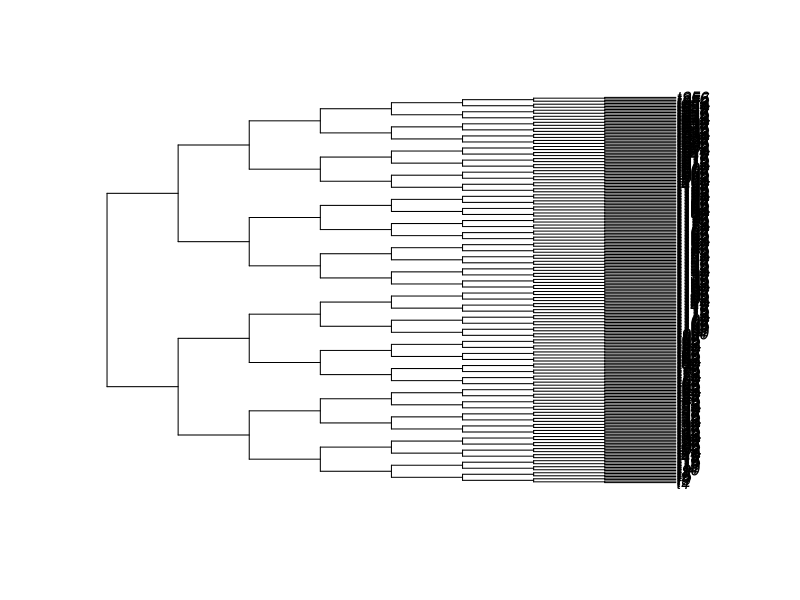
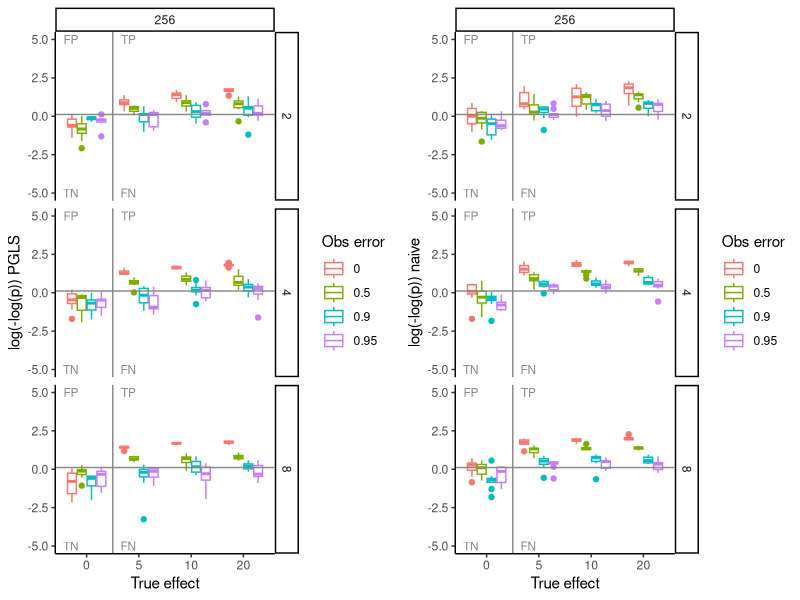
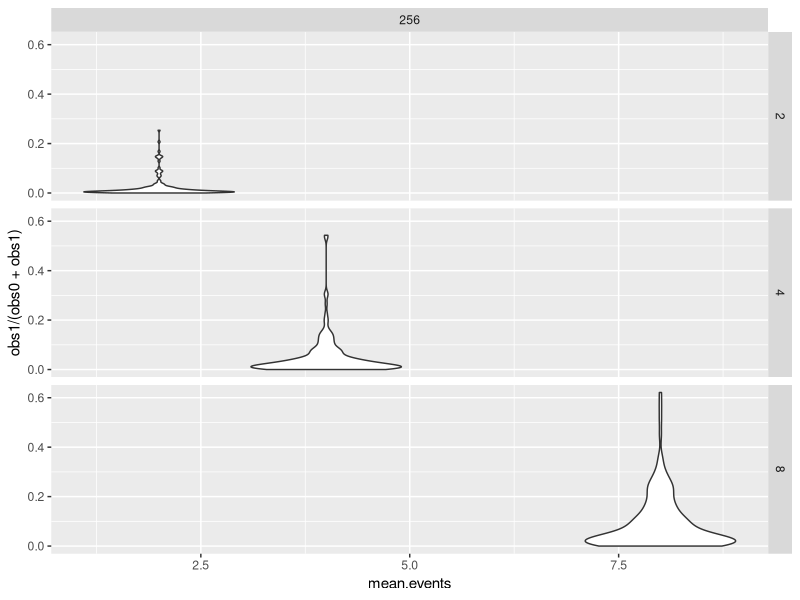
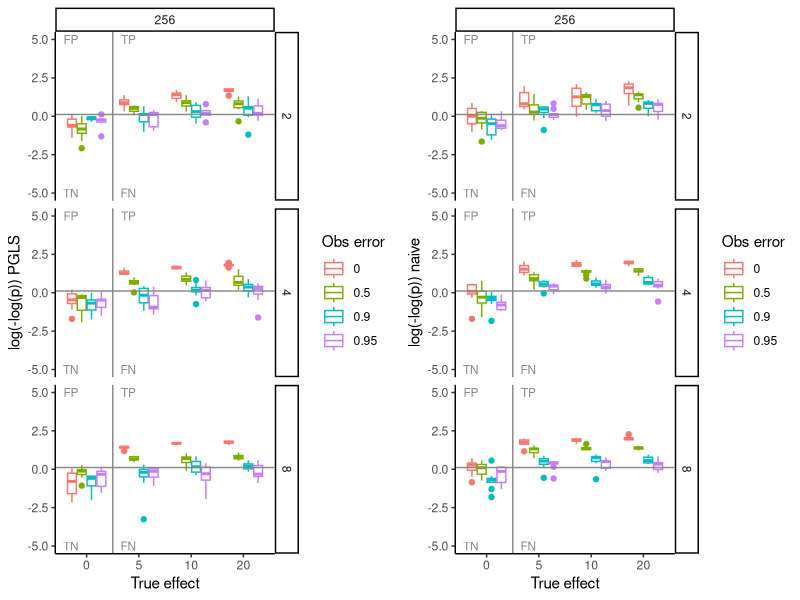
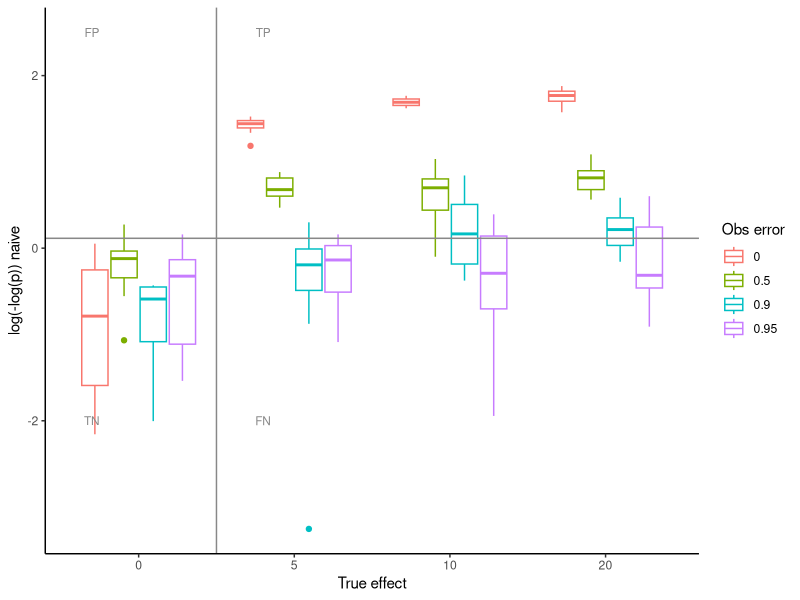
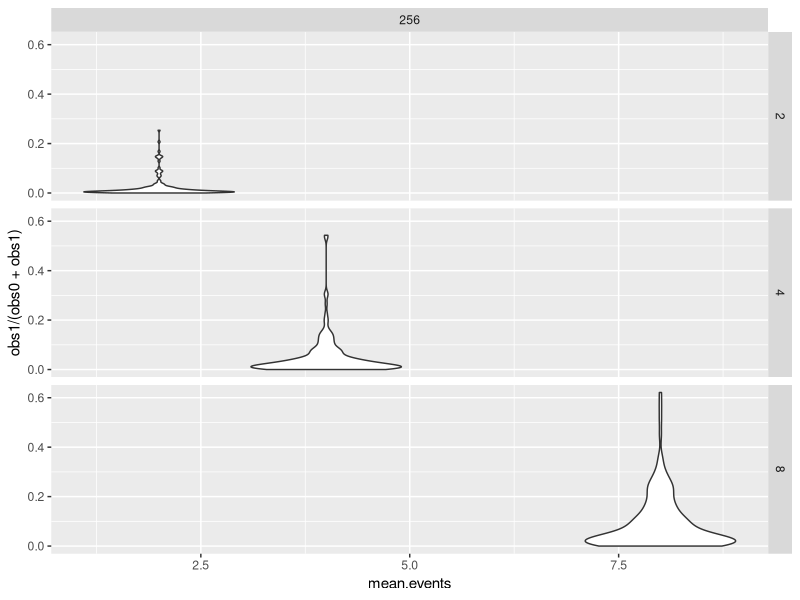

The R source for these figures, in order:
library(phytools)
library(phangorn)
library(nlme)
library(ggplot2)
library(gridExtra)

# explores the power of PGLS to find correlations under some awkward conditions
# (i) the variables x and y are not well-behaved: x is binary and y discrete, and the rate of decrease of y depends on x
# (ii) x is not observed perfectly: p01 is the probability of seeing a 1 when x=0 and p10 the probability of seeing a 0 when x=1
#      [note for things like parasitism I think p01=0]
# x starts at 0 and has some probability of irreversibly changing to 1 at each step on the tree
# model.correlated determines whether y does depend on x or not; 10 samples are run for each case
# other variables are tree size and average number of x transitions

# this code focuses on PGLS and looks at more extreme data occlusion: up to 95% of positive predictor values are now observed as negatives

# initialise results frame and experiment counter
pvals = obs.stats = data.frame()
expt = 0

# we'll only look at one tree size here -- this structure is from other versions of the code
for(tree.size in 2**c(8)) {
  # create balanced tree with 2^n nodes
  my.tree = stree(tree.size, "balanced")
  my.tree$node.label = as.character(1:my.tree$Nnode)
  tree.labels = c(my.tree$tip.label, my.tree$node.label)
  my.tree$edge.length = rep(1, nrow(my.tree$edge))
  plot(my.tree)

  # loop through our model parameters
  for(mean.events in c(2, 4, 8)) {              # average number of predictor 0->1 transitions
    for(model.correlated in c(0,5,10,20)) {     # strength of predictor-response effect
      for(p01 in c(0)) {                        # false positive observation rate (0 for us)
        for(p10 in c(0,0.5,0.9,0.95)) {         # false negative observation rate
          cat(paste(c(tree.size, mean.events, model.correlated, p01, p10, "\n"), collapse=" "))
          for(this.expt in 1:10) {
            expt = expt+1
            # get root reference, and add it to a "to-do" list for simulating traits
            my.root = getRoot(my.tree)
            to.do = c(my.root)
            # initialise state list
            df = data.frame(ref=my.root, label=tree.labels[my.root], x=0, y=100)
            # while we still have vertices to simulate
            while(length(to.do) > 0) {
              # initialise a new to-do list for next iteration
              new.to.do = c()
              # loop through current to-do list
              for(i in to.do) {
                # get state of this vertex
                x = df$x[df$ref == i]
                y = df$y[df$ref == i]
                # loop over its children
                for(j in Children(my.tree, i)) {
                  # switch x state with some probability
                  if(runif(1) < mean.events/tree.size | x == 1) { new.x = 1 } else { new.x = 0 }
                  # reduce y state by an x-dependent amount
                  if(new.x == 1) { dy = round(runif(1, min=-5-model.correlated, max=-model.correlated)) } 
                  else { dy = round(runif(1, min=-5, max=0)) } 
                  new.y = y + dy
                  
                  # add this child to to state list, and to next iteration's to-do
                  df = rbind(df, data.frame(ref=j, label=tree.labels[j], x=new.x, y=new.y))
                  new.to.do = c(new.to.do, j)
                }
              }
              # update to-do list
              to.do = new.to.do
            }

            # let's use obs.x to model our understanding of the predictor variable
            # this imposes false-positive and false-negative observation probabilities
            df$obs.x = df$x
            obs.0 = which(df$obs.x == 0)
            obs.1 = which(df$obs.x == 1)
            obs.01 = sample(obs.0, p01*length(obs.0))
            obs.10 = sample(obs.1, p10*length(obs.1))
            df$obs.x[obs.01] = 1
            df$obs.x[obs.10] = 0

            # pull just the tip observations from the tree
            tip.df = df[df$ref <= length(my.tree$tip.label),]

            # record observation stats (how many real/observed positives/negatives)
            obs.stats = rbind(obs.stats, data.frame(expt=expt, true0=length(which(tip.df$x == 0)),
                                                    true1=length(which(tip.df$x == 1)),
                                                    obs0=length(which(tip.df$obs.x == 0)),
                                                    obs1=length(which(tip.df$obs.x == 1))))
            
            # plot if we want
            #g.1 = ggplot(df, aes(x=factor(obs.x), y=y)) + geom_jitter(width=0.25) + geom_boxplot(alpha = 0.2)
            #g.2 = ggplot(tip.df, aes(x=factor(obs.x), y=y)) + geom_jitter(width=0.25) + geom_boxplot(alpha = 0.2)
            #grid.arrange(g.1, g.2, nrow=1)

            ####### basic, naive correlation
            basic.test = cor.test(tip.df$obs.x, tip.df$y)
            basic.pval = basic.test$p.value

            ####### PGLS under a Brownian model for correlations
            my.correlation = corBrownian(phy=my.tree, form=~label)
            if(all(tip.df$obs.x == 0) | all(tip.df$obs.x == 1)) { 
              pgls.pval = NA 
            } else {
              pgls.mod = gls(y~obs.x, correlation=my.correlation, data=tip.df, method="ML", na.action=na.omit)
              gls.mod = gls(y~obs.x, data=tip.df, method="ML", na.action=na.omit)
              pgls.coef = coef(pgls.mod)[2]
              pgls.pval = anova(pgls.mod)$'p-value'[2]
              pgls.pval
            }

            # store p-values in a data frame
            pvals = rbind(pvals, data.frame(tree.size=tree.size, model.correlated=model.correlated, mean.events=mean.events, 
                                p01=p01, p10=p10, expt=expt, basic.pval=basic.pval, pgls.pval=pgls.pval))
          }
        }
      }
    }
  }
}

# for plotting, produce a label describing the observation noise for each reading
pvals$noise.label = ""
for(i in 1:nrow(pvals)) {
  #pvals$noise.label[i] = paste(c(pvals$p01[i], pvals$p10[i]), collapse=" ")
  pvals$noise.label[i] = paste(c(pvals$p10[i]), collapse=" ")
}

# plot annotation dataframe
label.text = data.frame(label=c("FP","TN","TP","FN"), x=c(1,1, 2.1,2.1)-0.3, y=c(5,-5,5,-5))

# PGLS performance
g.1 = ggplot(pvals[pvals$p01==0,], aes(x=factor(model.correlated), y=log10(-log10(pgls.pval)), color=noise.label)) + 
  geom_boxplot()+ geom_hline(yintercept=log10(-log10(0.05)), color="#888888")+ 
  geom_vline(xintercept=1.5, color="#888888")+
  geom_text(data=label.text,aes(x=x,y=y,label=label),color="#888888",size=3) +
  facet_grid(mean.events~tree.size) +
  theme_classic() + xlab("True effect") + ylab("log(-log(p)) PGLS") + labs(color="Obs error")

# naive correlation performance
g.2 = ggplot(pvals[pvals$p01==0,], aes(x=factor(model.correlated), y=log10(-log10(basic.pval)), color=noise.label)) + 
  geom_boxplot()+ geom_hline(yintercept=log10(-log10(0.05)), color="#888888")+ 
  geom_vline(xintercept=1.5, color="#888888")+
  geom_text(data=label.text,aes(x=x,y=y,label=label),color="#888888",size=3) +
  facet_grid(mean.events~tree.size) + 
  theme_classic() + xlab("True effect") + ylab("log(-log(p)) naive") + labs(color="Obs error")

# plot both
grid.arrange(g.1, g.2, nrow=1)

sf=2
png("pgls-high-obs-noise.png", width=600*sf, height=480*sf, res=72*sf)
grid.arrange(g.1, g.2, nrow=1)
dev.off()

# plot a single subplot for the main text
label.text = data.frame(label=c("FP","TN","TP","FN"), x=c(1,1, 2.1,2.1)-0.3, y=c(2.5,-2,2.5,-2))
g.sub = ggplot(pvals[pvals$p01==0 & pvals$mean.events==8,], aes(x=factor(model.correlated), y=log10(-log10(pgls.pval)), color=noise.label)) + 
  geom_boxplot()+ geom_hline(yintercept=log10(-log10(0.05)), color="#888888")+ 
  geom_vline(xintercept=1.5, color="#888888")+
  geom_text(data=label.text,aes(x=x,y=y,label=label),color="#888888",size=3) + 
  theme_classic() + xlab("True effect") + ylab("log(-log(p)) naive") + labs(color="Obs error")

sf=2
png("pgls-high-obs-noise-subpanel.png", width=300*sf, height=300*sf, res=72*sf)
g.sub
dev.off()

# summarise info on observation statistics
obs.stats$mean.events = pvals$mean.events
obs.stats$tree.size = pvals$tree.size

ggplot(obs.stats, aes(x = mean.events, y=obs1/(obs0+obs1))) + geom_violin() + facet_grid(mean.events ~ tree.size)

png("pgls-high-obs-noise-stats.png", width=600, height=600)
ggplot(obs.stats, aes(x = mean.events, y=obs1/(obs0+obs1))) + geom_violin() + facet_grid(mean.events ~ tree.size)
dev.off()
